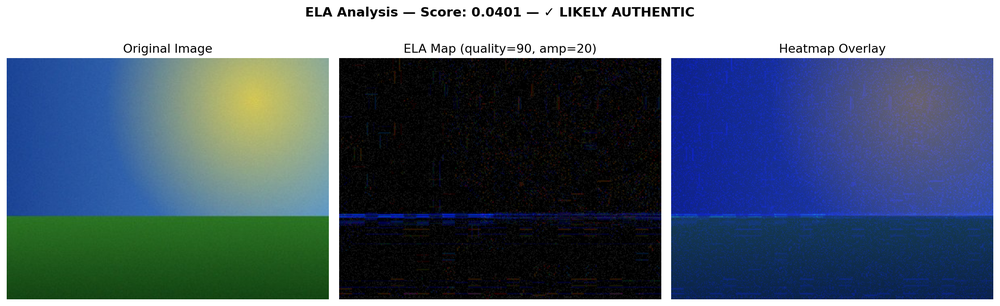
#> input picture ela_result.png, 1000 x 306 px, shrunk from 2235 x 685 before the run
$ python -i ela.py   (imports and definitions only)
#> lines starting #> are read from the running program, lines starting #| are printed output that depends on the picture
"""
classical_methods/ela.py
------------------------
Error Level Analysis (ELA)

THEORY:
When a JPEG image is saved, it's compressed. If you save it again at a known
quality, authentic regions will have uniform error levels, but forged/edited
regions (which may have been saved at a different compression history) will
show higher or inconsistent error levels.

HOW IT WORKS:
1. Take the input image
2. Re-save it as JPEG at a known quality (e.g., 90%)
3. Compute the difference: original - re-saved
4. Amplify the difference for visibility
5. Bright regions = high error = potentially forged

LIMITATIONS:
- Works best on JPEG images (not PNG)
- Lossless edits may not show up
- Multiple re-saves can mask forgeries
"""

import cv2
import numpy as np
import matplotlib.pyplot as plt
from PIL import Image, ImageFilter
import io
import os


def compute_ela(image_path: str, quality: int = 90, amplify: int = 20) -> np.ndarray:
    """
    Computes the Error Level Analysis map of an image.

    Args:
        image_path: Path to the image file
        quality:    JPEG re-save quality (lower = more artifacts visible)
        amplify:    Multiplier to make differences visible

    Returns:
        ela_image: numpy array (H, W, 3) — the ELA map
    """
#> called with image_path = '../ela_result.png', quality = 90, amplify = 20
    # Load original image
    original = Image.open(image_path).convert("RGB")

    # Re-save at known quality using an in-memory buffer
    buffer = io.BytesIO()
    original.save(buffer, format="JPEG", quality=quality)
    buffer.seek(0)
    resaved = Image.open(buffer).convert("RGB")

    # Convert to numpy for math
    orig_arr    = np.array(original, dtype=np.float32)
    resaved_arr = np.array(resaved, dtype=np.float32)

    # Compute absolute difference and amplify
    ela = np.abs(orig_arr - resaved_arr) * amplify
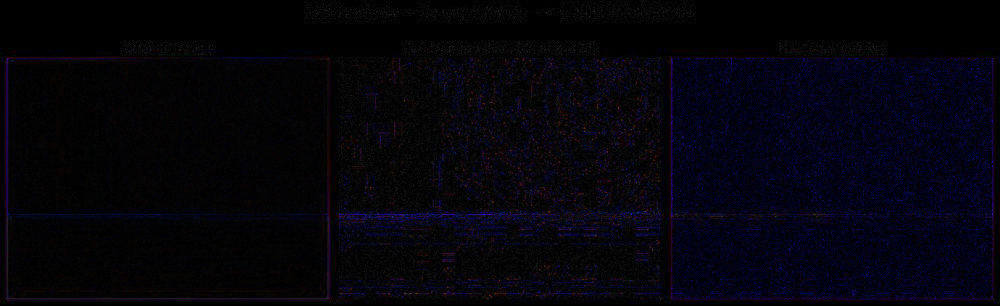
#> ela: shape (306, 1000, 3) float32; mean R, G, B 30.2, 23.4, 74.7; drawn with min black and max white
    ela = np.clip(ela, 0, 255).astype(np.uint8)
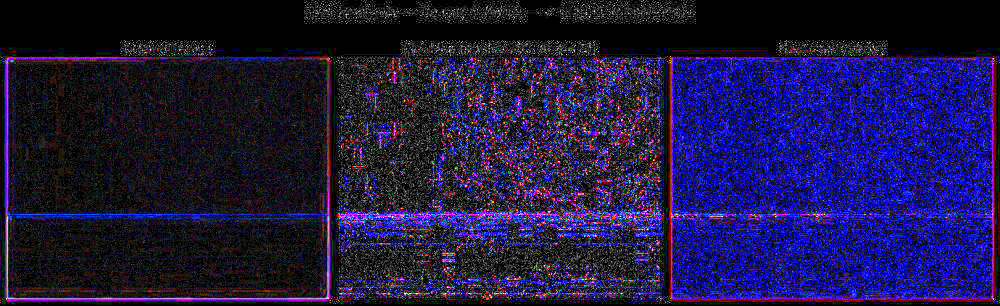
#> ela: shape (306, 1000, 3); mean R, G, B 29.7, 23.4, 67.1

    return ela


def ela_score(ela_map: np.ndarray) -> float:
    """
    Converts an ELA map to a single suspicion score.
    Higher score = more likely to be forged.

    Simple heuristic: high variance in ELA suggests tampering.
    """
    # Normalize ELA to [0, 1]
    normalized = ela_map.astype(np.float32) / 255.0
    # Score = weighted combination of mean and std
    score = 0.5 * normalized.mean() + 0.5 * normalized.std()
#> score = 0.192
    return float(score)


def analyze_image(image_path: str, quality: int = 90, amplify: int = 20,
                  save_path: str = None, show: bool = True):
    """
    Full ELA analysis pipeline: compute, visualize, and score.

    Args:
        image_path: Path to input image
        quality:    JPEG re-save quality
        amplify:    ELA amplification factor
        save_path:  If given, saves the visualization here
        show:       Whether to call plt.show()

    Returns:
        (ela_map, score)
    """
    if not os.path.exists(image_path):
        raise FileNotFoundError(f"Image not found: {image_path}")

    original = np.array(Image.open(image_path).convert("RGB"))
    ela_map  = compute_ela(image_path, quality, amplify)
    score    = ela_score(ela_map)
#> score = 0.192

    # ── Visualization ──────────────────────────────────────
    fig, axes = plt.subplots(1, 3, figsize=(15, 5))

    axes[0].imshow(original)
    axes[0].set_title("Original Image", fontsize=13)
    axes[0].axis("off")

    axes[1].imshow(ela_map)
    axes[1].set_title(f"ELA Map (quality={quality}, amp={amplify})", fontsize=13)
    axes[1].axis("off")

    # Heatmap overlay
    ela_gray = cv2.cvtColor(ela_map, cv2.COLOR_RGB2GRAY)
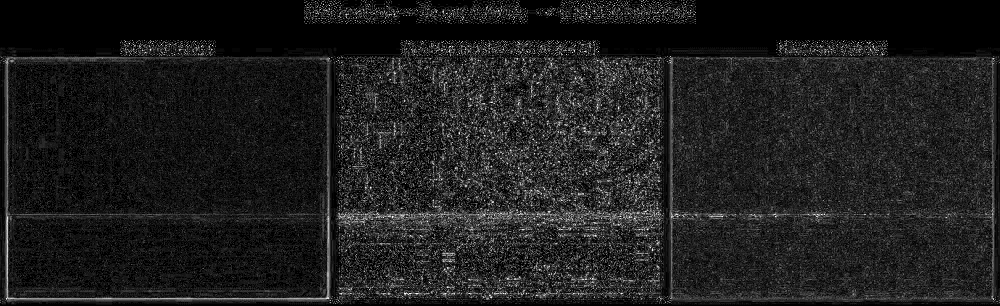
#> ela_gray: shape (306, 1000); min 0, max 255, mean 30.3
    heatmap  = cv2.applyColorMap(ela_gray, cv2.COLORMAP_JET)
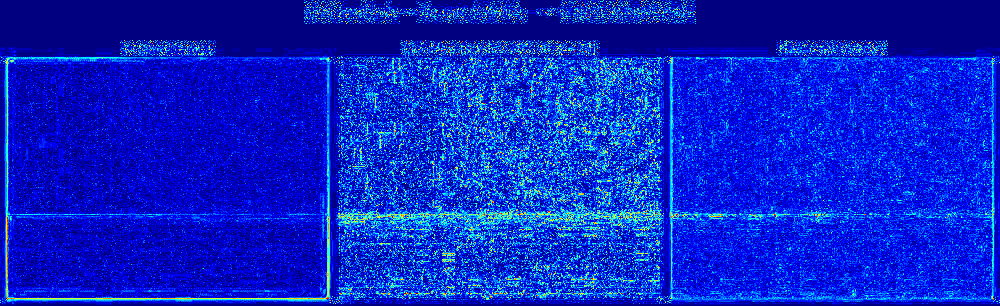
#> heatmap: shape (306, 1000, 3); mean B, G, R 200.8, 36.8, 5
    heatmap  = cv2.cvtColor(heatmap, cv2.COLOR_BGR2RGB)
    overlay  = cv2.addWeighted(original, 0.5, heatmap, 0.5, 0)
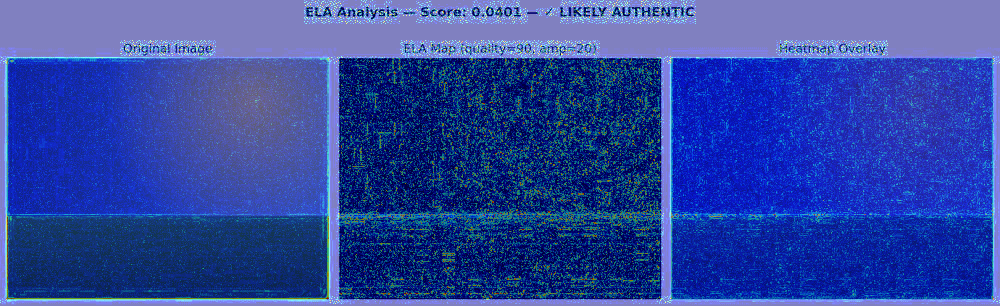
#> overlay: shape (306, 1000, 3); mean R, G, B 46.8, 70.8, 160.7
    axes[2].imshow(overlay)
    axes[2].set_title("Heatmap Overlay", fontsize=13)
    axes[2].axis("off")

    verdict = "⚠ POSSIBLY FORGED" if score > 0.05 else "✓ LIKELY AUTHENTIC"
#> verdict = '⚠ POSSIBLY FORGED'
    fig.suptitle(f"ELA Analysis — Score: {score:.4f} — {verdict}", fontsize=14, fontweight="bold")
    plt.tight_layout()

    if save_path:
        plt.savefig(save_path, dpi=150, bbox_inches="tight")
        print(f"[ELA] Saved to {save_path}")

    if show:
        plt.show()

    plt.close()
    return ela_map, score


# ─────────────────────────────────────────────
#  Batch Analysis
# ─────────────────────────────────────────────

def batch_ela(image_dir: str, output_dir: str = None, quality: int = 90):
    """
    Run ELA on all images in a directory and return scores.
    """
    results = {}
    if output_dir:
        os.makedirs(output_dir, exist_ok=True)

    valid_ext = {".jpg", ".jpeg", ".png", ".bmp", ".tif"}
    for fname in sorted(os.listdir(image_dir)):
        if os.path.splitext(fname)[1].lower() not in valid_ext:
            continue
        path = os.path.join(image_dir, fname)
        try:
            save_path = os.path.join(output_dir, f"ela_{fname}") if output_dir else None
            _, score  = analyze_image(path, quality=quality, save_path=save_path, show=False)
            results[fname] = score
            print(f"  {fname}: score={score:.4f}")
        except Exception as e:
            print(f"  [SKIP] {fname}: {e}")

    return results


# [9 lines not run here, left out]

>>> result = analyze_image('../ela_result.png')

$ run again, on test_dataset/fake/fake_copy_move_forgery_00.jpg
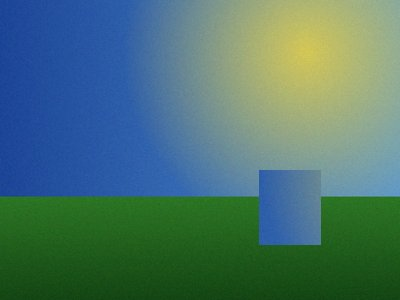
#> input picture test_dataset/fake/fake_copy_move_forgery_00.jpg, 400 x 300 px
#> in analyze_image, original is the input picture: shape (300, 400, 3); mean R, G, B 75.3, 116.9, 109.7
#> in compute_ela, `ela = np.abs(orig_arr - resaved_arr) * amplify`:
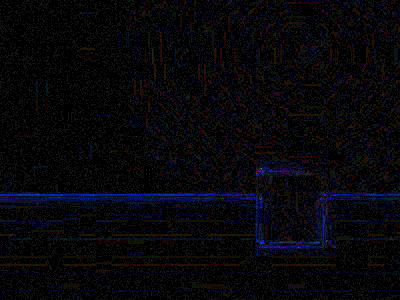
#> ela: shape (300, 400, 3) float32; mean R, G, B 7.9, 7.3, 11.8; drawn with min black and max white
#> in ela_score, `score = 0.5 * normalized.mean() + 0.5 * normalized.std()`: score = 0.049
#> in analyze_image, `overlay  = cv2.addWeighted(original, 0.5, heatmap, 0.5, 0)`:
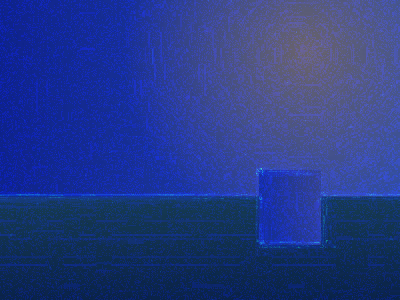
#> overlay: shape (300, 400, 3); mean R, G, B 37.7, 58.7, 134.6
#> verdict = '✓ LIKELY AUTHENTIC'

$ run again, on test_dataset/fake/fake_copy_move_forgery_04.jpg
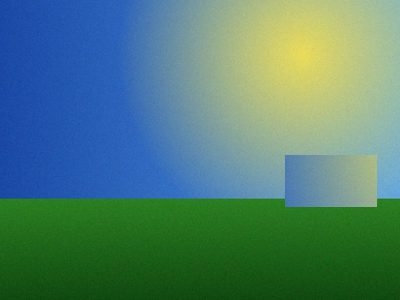
#> input picture test_dataset/fake/fake_copy_move_forgery_04.jpg, 400 x 300 px
#> in analyze_image, original is the input picture: shape (300, 400, 3); mean R, G, B 80.2, 127.4, 115.1
#> in compute_ela, `ela = np.abs(orig_arr - resaved_arr) * amplify`:
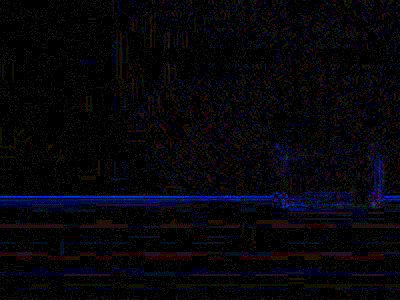
#> ela: shape (300, 400, 3) float32; mean R, G, B 6.9, 5.9, 11.4; drawn with min black and max white
#> in ela_score, `score = 0.5 * normalized.mean() + 0.5 * normalized.std()`: score = 0.049
#> in analyze_image, `overlay  = cv2.addWeighted(original, 0.5, heatmap, 0.5, 0)`:
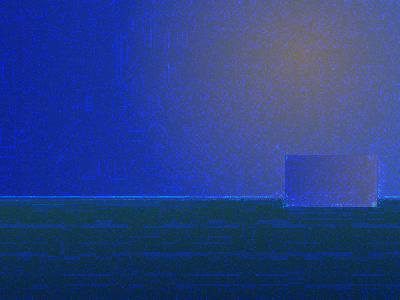
#> overlay: shape (300, 400, 3); mean R, G, B 40.1, 64, 135
#> verdict = '✓ LIKELY AUTHENTIC'
